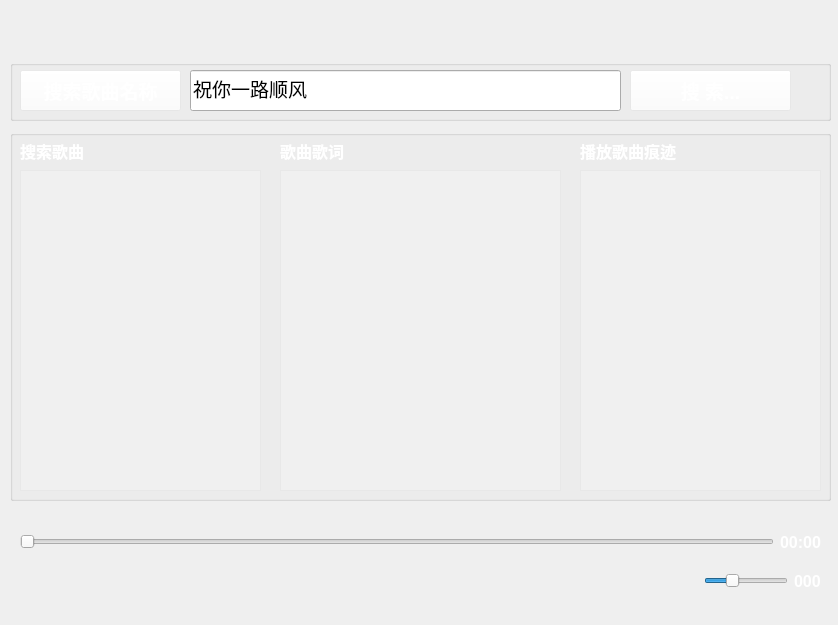
<?xml version="1.0" encoding="UTF-8"?>
<ui version="4.0">
 <class>MainWidget</class>
 <widget class="QWidget" name="MainWidget">
  <property name="geometry">
   <rect>
    <x>0</x>
    <y>0</y>
    <width>838</width>
    <height>625</height>
   </rect>
  </property>
  <property name="windowTitle">
   <string>MainWidget</string>
  </property>
  <widget class="QPushButton" name="pushButton_Name">
   <property name="geometry">
    <rect>
     <x>20</x>
     <y>70</y>
     <width>161</width>
     <height>41</height>
    </rect>
   </property>
   <property name="font">
    <font>
     <family>Arial</family>
     <pointsize>14</pointsize>
     <weight>75</weight>
     <bold>true</bold>
    </font>
   </property>
   <property name="styleSheet">
    <string notr="true">color: rgb(255, 255, 255);
background-color: rgba(255, 255, 255, 50);</string>
   </property>
   <property name="text">
    <string>搜索歌曲名称</string>
   </property>
  </widget>
  <widget class="QLineEdit" name="lineEdit_Search">
   <property name="geometry">
    <rect>
     <x>190</x>
     <y>70</y>
     <width>431</width>
     <height>41</height>
    </rect>
   </property>
   <property name="font">
    <font>
     <family>新宋体</family>
     <pointsize>14</pointsize>
     <weight>50</weight>
     <bold>false</bold>
    </font>
   </property>
   <property name="text">
    <string>祝你一路顺风</string>
   </property>
  </widget>
  <widget class="QGroupBox" name="groupBox">
   <property name="geometry">
    <rect>
     <x>10</x>
     <y>60</y>
     <width>821</width>
     <height>61</height>
    </rect>
   </property>
   <property name="title">
    <string/>
   </property>
   <widget class="QPushButton" name="pushButton_Search">
    <property name="geometry">
     <rect>
      <x>620</x>
      <y>10</y>
      <width>161</width>
      <height>41</height>
     </rect>
    </property>
    <property name="font">
     <font>
      <family>Arial</family>
      <pointsize>14</pointsize>
      <weight>75</weight>
      <bold>true</bold>
     </font>
    </property>
    <property name="styleSheet">
     <string notr="true">color: rgb(255, 255, 255);
background-color: rgba(255, 255, 255, 50);</string>
    </property>
    <property name="text">
     <string>搜 索...</string>
    </property>
   </widget>
  </widget>
  <widget class="QListWidget" name="listWidget_Search">
   <property name="geometry">
    <rect>
     <x>20</x>
     <y>170</y>
     <width>241</width>
     <height>321</height>
    </rect>
   </property>
   <property name="cursor" stdset="0">
    <cursorShape>PointingHandCursor</cursorShape>
   </property>
   <property name="styleSheet">
    <string notr="true">color: rgb(255, 255, 255);
background-color: rgba(255, 255, 255, 50);</string>
   </property>
  </widget>
  <widget class="QLabel" name="label">
   <property name="geometry">
    <rect>
     <x>20</x>
     <y>140</y>
     <width>91</width>
     <height>21</height>
    </rect>
   </property>
   <property name="font">
    <font>
     <family>Arial</family>
     <pointsize>12</pointsize>
     <weight>75</weight>
     <bold>true</bold>
    </font>
   </property>
   <property name="styleSheet">
    <string notr="true">color:rgb(255, 255, 255);</string>
   </property>
   <property name="text">
    <string>搜索歌曲</string>
   </property>
  </widget>
  <widget class="QGroupBox" name="groupBox_2">
   <property name="geometry">
    <rect>
     <x>10</x>
     <y>130</y>
     <width>821</width>
     <height>371</height>
    </rect>
   </property>
   <property name="title">
    <string/>
   </property>
   <widget class="QLabel" name="label_2">
    <property name="geometry">
     <rect>
      <x>270</x>
      <y>10</y>
      <width>91</width>
      <height>21</height>
     </rect>
    </property>
    <property name="font">
     <font>
      <family>Arial</family>
      <pointsize>12</pointsize>
      <weight>75</weight>
      <bold>true</bold>
     </font>
    </property>
    <property name="styleSheet">
     <string notr="true">color:rgb(255, 255, 255);</string>
    </property>
    <property name="text">
     <string>歌曲歌词</string>
    </property>
   </widget>
   <widget class="QLabel" name="label_3">
    <property name="geometry">
     <rect>
      <x>570</x>
      <y>10</y>
      <width>131</width>
      <height>21</height>
     </rect>
    </property>
    <property name="font">
     <font>
      <family>Arial</family>
      <pointsize>12</pointsize>
      <weight>75</weight>
      <bold>true</bold>
     </font>
    </property>
    <property name="styleSheet">
     <string notr="true">color:rgb(255, 255, 255);</string>
    </property>
    <property name="text">
     <string>播放歌曲痕迹</string>
    </property>
   </widget>
   <widget class="QListWidget" name="listWidget_History">
    <property name="geometry">
     <rect>
      <x>570</x>
      <y>40</y>
      <width>241</width>
      <height>321</height>
     </rect>
    </property>
    <property name="cursor" stdset="0">
     <cursorShape>PointingHandCursor</cursorShape>
    </property>
    <property name="styleSheet">
     <string notr="true">color: rgb(255, 255, 255);
background-color: rgba(255, 255, 255, 50);</string>
    </property>
   </widget>
   <widget class="QTextBrowser" name="textBrowser_Lyric">
    <property name="geometry">
     <rect>
      <x>270</x>
      <y>40</y>
      <width>281</width>
      <height>321</height>
     </rect>
    </property>
    <property name="cursor" stdset="0">
     <cursorShape>PointingHandCursor</cursorShape>
    </property>
    <property name="styleSheet">
     <string notr="true">color: rgb(255, 255, 255);
background-color: rgba(255, 255, 255, 50);</string>
    </property>
   </widget>
  </widget>
  <widget class="QWidget" name="">
   <property name="geometry">
    <rect>
     <x>690</x>
     <y>0</y>
     <width>146</width>
     <height>42</height>
    </rect>
   </property>
   <layout class="QHBoxLayout" name="horizontalLayout">
    <item>
     <widget class="QPushButton" name="pushButton_About">
      <property name="cursor">
       <cursorShape>PointingHandCursor</cursorShape>
      </property>
      <property name="styleSheet">
       <string notr="true">QPushButton
{
border-radius:0px;
background-repeat:no-repeat;
border:none;
background-position:center center;

}
QPushButton:hover{

background-color: rgba(230,0,0,0.5);
}
QPushButton:pressed{
background-color: rgba(95, 95, 95,100);
border-color:rgba(255,255,255,30);
border-style:inset;
color:rgba(0,0,0,100);

}
</string>
      </property>
      <property name="text">
       <string/>
      </property>
      <property name="icon">
       <iconset resource="images.qrc">
        <normaloff>:/new/prefix1/images/about.png</normaloff>:/new/prefix1/images/about.png</iconset>
      </property>
      <property name="iconSize">
       <size>
        <width>32</width>
        <height>32</height>
       </size>
      </property>
     </widget>
    </item>
    <item>
     <widget class="QPushButton" name="pushButton_Skin">
      <property name="cursor">
       <cursorShape>PointingHandCursor</cursorShape>
      </property>
      <property name="styleSheet">
       <string notr="true">QPushButton
{
border-radius:0px;
background-repeat:no-repeat;
border:none;
background-position:center center;

}
QPushButton:hover{

background-color: rgba(230,0,0,0.5);
}
QPushButton:pressed{
background-color: rgba(95, 95, 95,100);
border-color:rgba(255,255,255,30);
border-style:inset;
color:rgba(0,0,0,100);

}
</string>
      </property>
      <property name="text">
       <string/>
      </property>
      <property name="icon">
       <iconset resource="images.qrc">
        <normaloff>:/new/prefix1/images/skin.png</normaloff>:/new/prefix1/images/skin.png</iconset>
      </property>
      <property name="iconSize">
       <size>
        <width>32</width>
        <height>32</height>
       </size>
      </property>
     </widget>
    </item>
    <item>
     <widget class="QPushButton" name="pushButton_Close">
      <property name="cursor">
       <cursorShape>PointingHandCursor</cursorShape>
      </property>
      <property name="styleSheet">
       <string notr="true">QPushButton
{
border-radius:0px;
background-repeat:no-repeat;
border:none;
background-position:center center;

}
QPushButton:hover{

background-color: rgba(230,0,0,0.5);
}
QPushButton:pressed{
background-color: rgba(95, 95, 95,100);
border-color:rgba(255,255,255,30);
border-style:inset;
color:rgba(0,0,0,100);

}
</string>
      </property>
      <property name="text">
       <string/>
      </property>
      <property name="icon">
       <iconset resource="images.qrc">
        <normaloff>:/new/prefix1/images/quit.png</normaloff>:/new/prefix1/images/quit.png</iconset>
      </property>
      <property name="iconSize">
       <size>
        <width>32</width>
        <height>32</height>
       </size>
      </property>
     </widget>
    </item>
   </layout>
  </widget>
  <widget class="QWidget" name="">
   <property name="geometry">
    <rect>
     <x>20</x>
     <y>530</y>
     <width>801</width>
     <height>24</height>
    </rect>
   </property>
   <layout class="QHBoxLayout" name="horizontalLayout_2">
    <item>
     <widget class="QSlider" name="progressSlider">
      <property name="cursor">
       <cursorShape>PointingHandCursor</cursorShape>
      </property>
      <property name="maximum">
       <number>100</number>
      </property>
      <property name="orientation">
       <enum>Qt::Horizontal</enum>
      </property>
     </widget>
    </item>
    <item>
     <widget class="QLabel" name="label_Time">
      <property name="font">
       <font>
        <family>Arial</family>
        <pointsize>12</pointsize>
        <weight>75</weight>
        <bold>true</bold>
       </font>
      </property>
      <property name="styleSheet">
       <string notr="true">color:rgb(255, 255, 255);</string>
      </property>
      <property name="text">
       <string>00:00</string>
      </property>
     </widget>
    </item>
   </layout>
  </widget>
  <widget class="QWidget" name="">
   <property name="geometry">
    <rect>
     <x>20</x>
     <y>560</y>
     <width>801</width>
     <height>42</height>
    </rect>
   </property>
   <layout class="QHBoxLayout" name="horizontalLayout_3">
    <item>
     <widget class="QPushButton" name="pushButton_Front">
      <property name="cursor">
       <cursorShape>PointingHandCursor</cursorShape>
      </property>
      <property name="toolTip">
       <string>上一曲</string>
      </property>
      <property name="styleSheet">
       <string notr="true">QPushButton
{
background-repeat:no-repeat;
background-position:center center;
border:none;
}
QPushButton:hover{
background-repeat:no-repeat;
background-position:center center;
}
QPushButton:pressed{
background-repeat:no-repeat;
background-position:center center;
}
</string>
      </property>
      <property name="text">
       <string/>
      </property>
      <property name="icon">
       <iconset resource="images.qrc">
        <normaloff>:/new/prefix1/images/pre-hover.png</normaloff>:/new/prefix1/images/pre-hover.png</iconset>
      </property>
      <property name="iconSize">
       <size>
        <width>32</width>
        <height>32</height>
       </size>
      </property>
     </widget>
    </item>
    <item>
     <spacer name="horizontalSpacer_7">
      <property name="orientation">
       <enum>Qt::Horizontal</enum>
      </property>
      <property name="sizeHint" stdset="0">
       <size>
        <width>40</width>
        <height>20</height>
       </size>
      </property>
     </spacer>
    </item>
    <item>
     <spacer name="horizontalSpacer_6">
      <property name="orientation">
       <enum>Qt::Horizontal</enum>
      </property>
      <property name="sizeHint" stdset="0">
       <size>
        <width>40</width>
        <height>20</height>
       </size>
      </property>
     </spacer>
    </item>
    <item>
     <widget class="QPushButton" name="pushButton_Playpause">
      <property name="cursor">
       <cursorShape>PointingHandCursor</cursorShape>
      </property>
      <property name="toolTip">
       <string>播放|暂停</string>
      </property>
      <property name="styleSheet">
       <string notr="true">QPushButton
{
background-repeat:no-repeat;
background-position:center center;
border:none;
}
QPushButton:hover{
background-repeat:no-repeat;
background-position:center center;
}
QPushButton:pressed{
background-repeat:no-repeat;
background-position:center center;
}
</string>
      </property>
      <property name="text">
       <string/>
      </property>
      <property name="icon">
       <iconset resource="images.qrc">
        <normaloff>:/new/prefix1/images/pase-hover.png</normaloff>:/new/prefix1/images/pase-hover.png</iconset>
      </property>
      <property name="iconSize">
       <size>
        <width>32</width>
        <height>32</height>
       </size>
      </property>
     </widget>
    </item>
    <item>
     <spacer name="horizontalSpacer_8">
      <property name="orientation">
       <enum>Qt::Horizontal</enum>
      </property>
      <property name="sizeHint" stdset="0">
       <size>
        <width>40</width>
        <height>20</height>
       </size>
      </property>
     </spacer>
    </item>
    <item>
     <spacer name="horizontalSpacer_5">
      <property name="orientation">
       <enum>Qt::Horizontal</enum>
      </property>
      <property name="sizeHint" stdset="0">
       <size>
        <width>40</width>
        <height>20</height>
       </size>
      </property>
     </spacer>
    </item>
    <item>
     <widget class="QPushButton" name="pushButton_Next">
      <property name="cursor">
       <cursorShape>PointingHandCursor</cursorShape>
      </property>
      <property name="toolTip">
       <string>下一曲</string>
      </property>
      <property name="styleSheet">
       <string notr="true">QPushButton
{
background-repeat:no-repeat;
background-position:center center;
border:none;
}
QPushButton:hover{
background-repeat:no-repeat;
background-position:center center;
}
QPushButton:pressed{
background-repeat:no-repeat;
background-position:center center;
}
</string>
      </property>
      <property name="text">
       <string/>
      </property>
      <property name="icon">
       <iconset resource="images.qrc">
        <normaloff>:/new/prefix1/images/next-hover.png</normaloff>:/new/prefix1/images/next-hover.png</iconset>
      </property>
      <property name="iconSize">
       <size>
        <width>32</width>
        <height>32</height>
       </size>
      </property>
     </widget>
    </item>
    <item>
     <spacer name="horizontalSpacer_4">
      <property name="orientation">
       <enum>Qt::Horizontal</enum>
      </property>
      <property name="sizeHint" stdset="0">
       <size>
        <width>40</width>
        <height>20</height>
       </size>
      </property>
     </spacer>
    </item>
    <item>
     <spacer name="horizontalSpacer_3">
      <property name="orientation">
       <enum>Qt::Horizontal</enum>
      </property>
      <property name="sizeHint" stdset="0">
       <size>
        <width>40</width>
        <height>20</height>
       </size>
      </property>
     </spacer>
    </item>
    <item>
     <widget class="QPushButton" name="pushButton_Loopplay">
      <property name="cursor">
       <cursorShape>PointingHandCursor</cursorShape>
      </property>
      <property name="toolTip">
       <string>循环播放</string>
      </property>
      <property name="styleSheet">
       <string notr="true">QPushButton
{
background-repeat:no-repeat;
background-position:center center;
border:none;
}
QPushButton:hover{
background-repeat:no-repeat;
background-position:center center;
}
QPushButton:pressed{
background-repeat:no-repeat;
background-position:center center;
}
</string>
      </property>
      <property name="text">
       <string/>
      </property>
      <property name="icon">
       <iconset resource="images.qrc">
        <normaloff>:/new/prefix1/images/loop-hover.png</normaloff>:/new/prefix1/images/loop-hover.png</iconset>
      </property>
      <property name="iconSize">
       <size>
        <width>32</width>
        <height>32</height>
       </size>
      </property>
     </widget>
    </item>
    <item>
     <spacer name="horizontalSpacer_2">
      <property name="orientation">
       <enum>Qt::Horizontal</enum>
      </property>
      <property name="sizeHint" stdset="0">
       <size>
        <width>40</width>
        <height>20</height>
       </size>
      </property>
     </spacer>
    </item>
    <item>
     <spacer name="horizontalSpacer">
      <property name="orientation">
       <enum>Qt::Horizontal</enum>
      </property>
      <property name="sizeHint" stdset="0">
       <size>
        <width>40</width>
        <height>20</height>
       </size>
      </property>
     </spacer>
    </item>
    <item>
     <widget class="QSlider" name="VopSlider">
      <property name="cursor">
       <cursorShape>PointingHandCursor</cursorShape>
      </property>
      <property name="maximum">
       <number>100</number>
      </property>
      <property name="value">
       <number>30</number>
      </property>
      <property name="orientation">
       <enum>Qt::Horizontal</enum>
      </property>
     </widget>
    </item>
    <item>
     <widget class="QLabel" name="label_Vop">
      <property name="font">
       <font>
        <family>Arial</family>
        <pointsize>12</pointsize>
        <weight>75</weight>
        <bold>true</bold>
       </font>
      </property>
      <property name="styleSheet">
       <string notr="true">color:rgb(255, 255, 255);</string>
      </property>
      <property name="text">
       <string>000</string>
      </property>
     </widget>
    </item>
   </layout>
  </widget>
  <zorder>groupBox_2</zorder>
  <zorder>groupBox</zorder>
  <zorder>pushButton_About</zorder>
  <zorder>pushButton_Skin</zorder>
  <zorder>pushButton_Close</zorder>
  <zorder>pushButton_Name</zorder>
  <zorder>lineEdit_Search</zorder>
  <zorder>listWidget_Search</zorder>
  <zorder>label</zorder>
  <zorder>progressSlider</zorder>
  <zorder>label_Time</zorder>
  <zorder>pushButton_Front</zorder>
  <zorder>pushButton_Playpause</zorder>
  <zorder>pushButton_Next</zorder>
  <zorder>pushButton_Loopplay</zorder>
  <zorder>VopSlider</zorder>
  <zorder>label_Vop</zorder>
 </widget>
 <resources>
  <include location="images.qrc"/>
 </resources>
 <connections/>
</ui>
